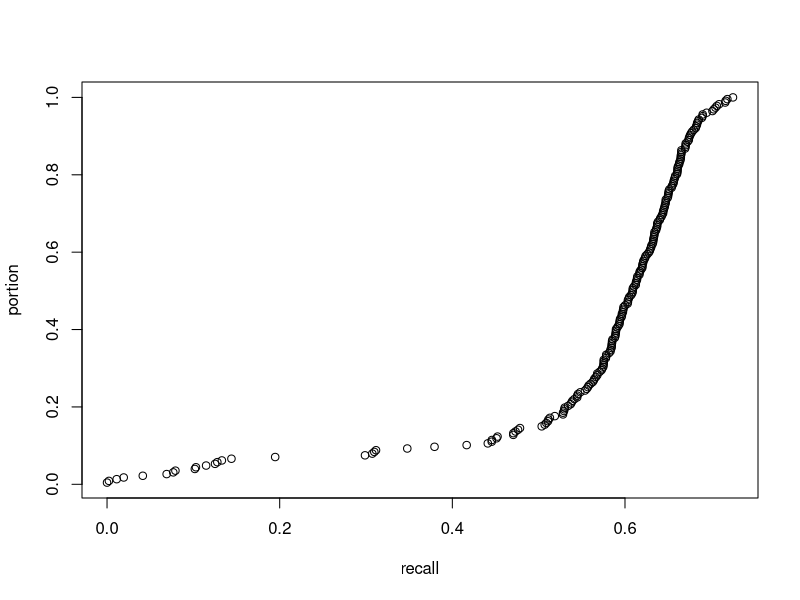
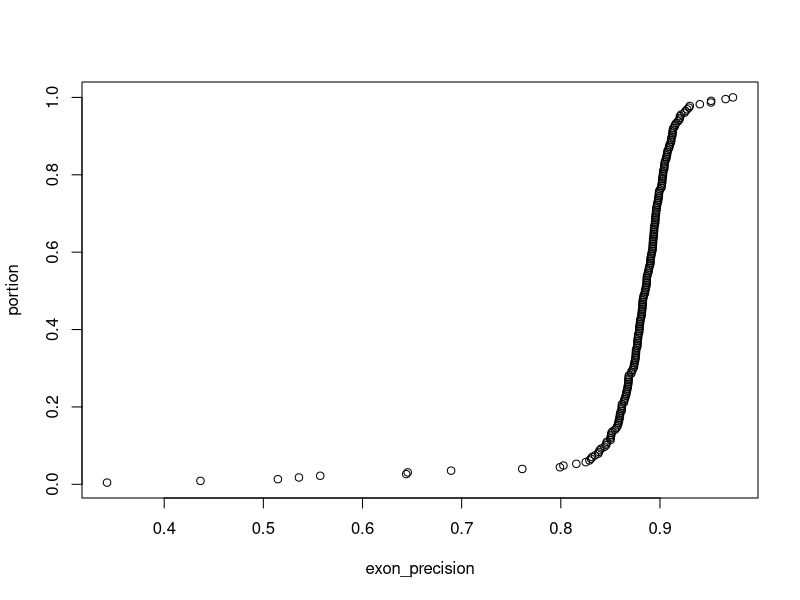
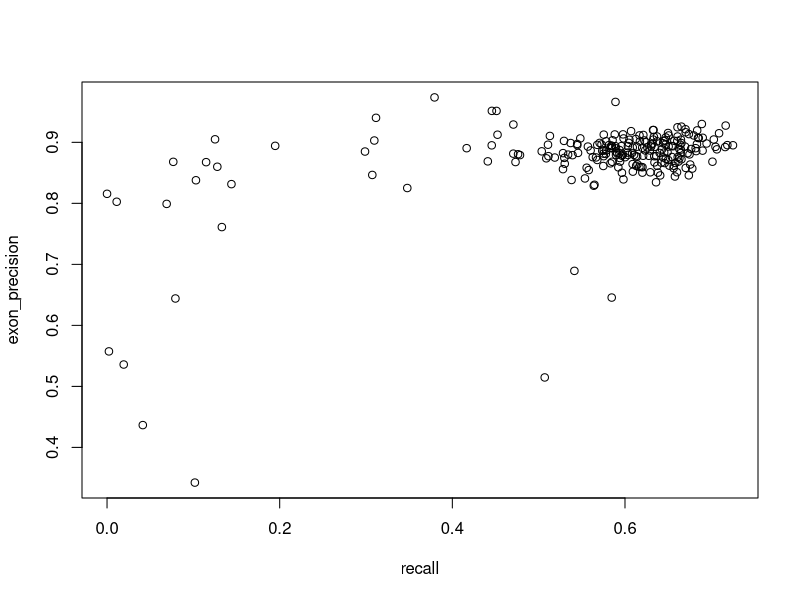

Recreate these plots in R, in order.
# Run batch version of cutting_diagnostics.py first to obtain the CSV

setwd("~/PycharmProjects/mycointrons/statistics/300basidio_pipeline_performance")
recall_precision <- read.csv("300basidio_recall_precision.csv", sep=';')

ordered_r <- recall_precision[order(recall_precision$recall), ]
ordered_r['portion'] <- c(1:length(ordered_r$recall)/length(ordered_r$recall))
plot(portion ~ recall, data=ordered_r)

recall_precision$exon_precision <- 1 - recall_precision$exon_breaking_fpr
ordered_p = recall_precision[order(recall_precision$exon_precision), ]
ordered_p['portion'] <- c(1:length(ordered_p$exon_precision)/length(ordered_p$exon_precision))
plot(portion ~ exon_precision, data=ordered_p)

plot(exon_precision ~ recall, data=recall_precision)
